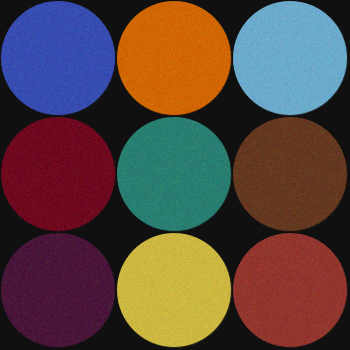
Frame 1 (no input)
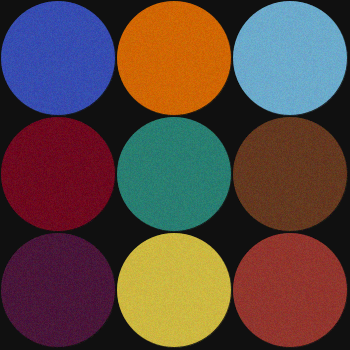
Frame 60 (the mouse pressed at the canvas centre just before this capture)
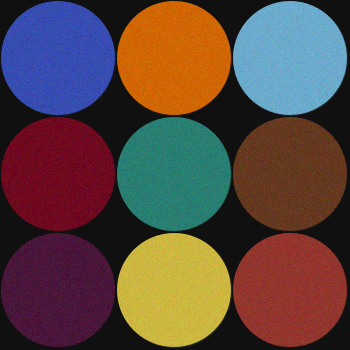
Frame 120 (the mouse held since frame 60 and released just before this capture)

The Processing sketch that drew these frames (run headless with seeded random() and noise(); from frame 60 on, the mouse is pressed at the canvas centre):

// Processing sketch: processing_172323
// ── processing_172323.pde

float hu,wu; //height unit, width unit
float amp = 10;
void setup(){
 size(350,350);
 hu = height/6; 
 wu = width/6;
}
float[][] cr = {{55,77,178},{209,103,3},{108,171,204},
                {111,9,31},{41,127,114},{101,57,32},
                {74,22,58},{205,184,65},{147,54,46}};
void draw(){
  background(16);

  for(int i=0;i<3;i++){
    for(int j=0;j<3;j++){
      fill(cr[i*3+j][0],cr[i*3+j][1],cr[i*3+j][2]);
      strokeWeight(0);
      stroke(cr[i*3+j][0],cr[i*3+j][1],cr[i*3+j][2]);
      ellipse(hu*(j*2+1),wu*(i*2+1),hu*2-2,wu*2-2);
    }
  }
  
  loadPixels();
  for (int i = 0; i < height; i++) {
    for(int j = 0; j < width; j++){
    color cc = pixels[i*width+j];
    if (cc!= color(16)) pixels[i*width+j] = color(red(cc)+random(-amp,amp),green(cc)+random(-amp,amp),blue(cc)+random(-amp,amp));
  }
  }
  updatePixels();
}
